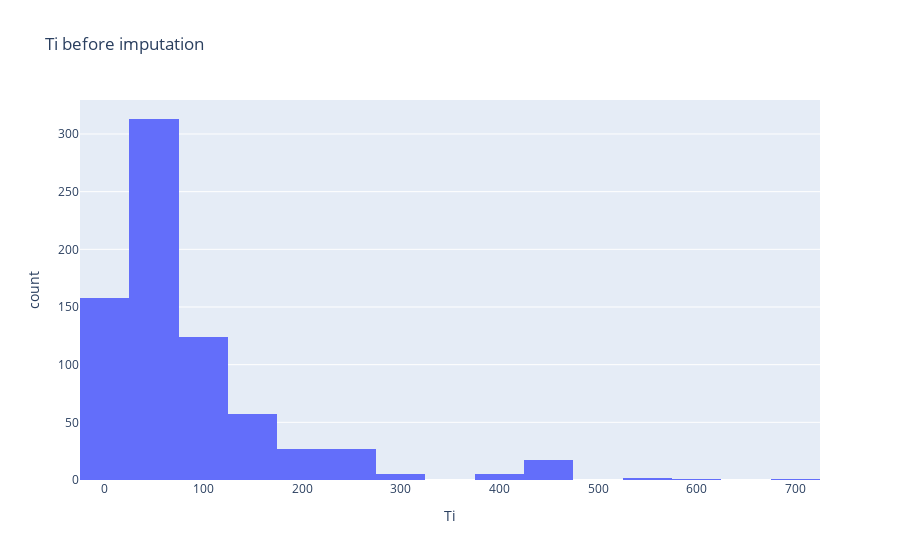
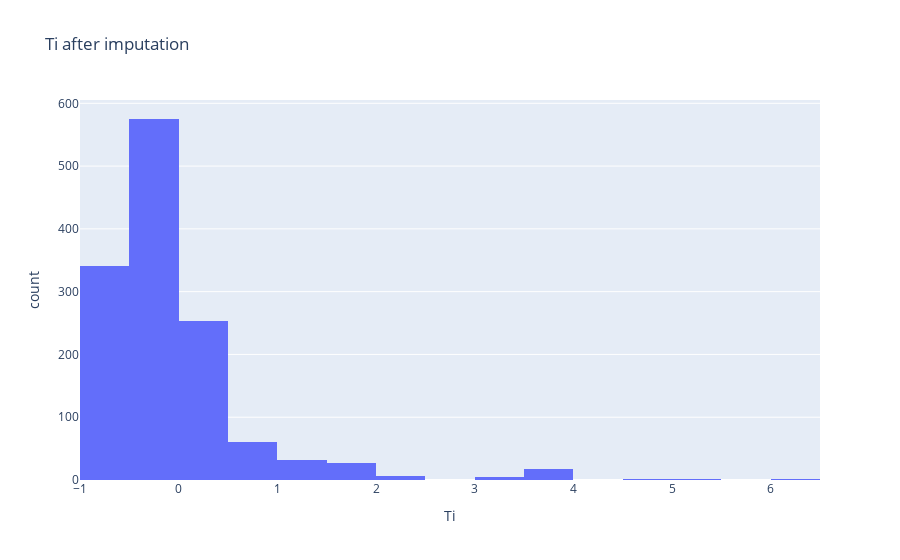

Here is the notebook cell these charts were saved with, in order:
### Code cell
#uts before imputation :
from sklearn.impute import KNNImputer
from sklearn.pipeline import Pipeline
from sklearn.preprocessing import StandardScaler

print("Nombre total de valeurs manquantes avant traitement :", df_train.isna().sum().sum())

px.histogram(df_train, x="Ti", nbins=30, title="Ti before imputation").show()

# Colonnes à exclure du traitement
excluded_cols = ["Charpy_toughness", "Elongation", "UTS"]

# Séparation des colonnes numériques et catégorielles
num_cols = df_train.select_dtypes(include=[np.number]).columns
cat_cols = df_train.select_dtypes(exclude=[np.number]).columns

# Colonnes numériques sur lesquelles appliquer le KNNImputer
num_cols_to_impute = [col for col in num_cols if col not in excluded_cols]

# Création du pipeline
pipeline = Pipeline([
    ('scaler', StandardScaler()),
    ('imputer', KNNImputer(n_neighbors=5))
])

# Application du pipeline uniquement sur les colonnes sélectionnées
df_train[num_cols_to_impute] = pipeline.fit_transform(df_train[num_cols_to_impute])

# Remplissage des valeurs manquantes pour les variables catégorielles
for col in cat_cols:
    df_train[col] = df_train[col].fillna(df_train[col].mode()[0])

print(cat_cols)
print(df_train.info())
# Vérification finale du nombre de valeurs manquantes restantes
print("Nombre total de valeurs manquantes après traitement :", df_train.isna().sum().sum())
px.histogram(df_train, x="Ti", nbins=30, title="Ti after imputation").show()

### Figure 1 — Plotly figure (JSON) as saved in the notebook; plotly's stock layout.template omitted (floating-point values rounded to 4 significant figures; data arrays with more than 128 entries replaced by an {"elided": "..."} marker saying what was removed)
{"data": [{"bingroup": "x", "hovertemplate": "Ti=%{x}<br>count=%{y}<extra></extra>", "legendgroup": "", "marker": {"color": "#636efa", "pattern": {"shape": ""}}, "name": "", "nbinsx": 30, "orientation": "v", "showlegend": false, "type": "histogram", "x": {"elided": "1321 float values"}, "xaxis": "x", "yaxis": "y"}], "layout": {"barmode": "relative", "legend": {"tracegroupgap": 0}, "title": {"text": "Ti before imputation"}, "xaxis": {"anchor": "y", "domain": [0, 1], "title": {"text": "Ti"}}, "yaxis": {"anchor": "x", "domain": [0, 1], "title": {"text": "count"}}}}

### Figure 2 — Plotly figure (JSON) as saved in the notebook; plotly's stock layout.template omitted (floating-point values rounded to 4 significant figures; data arrays with more than 128 entries replaced by an {"elided": "..."} marker saying what was removed)
{"data": [{"bingroup": "x", "hovertemplate": "Ti=%{x}<br>count=%{y}<extra></extra>", "legendgroup": "", "marker": {"color": "#636efa", "pattern": {"shape": ""}}, "name": "", "nbinsx": 30, "orientation": "v", "showlegend": false, "type": "histogram", "x": {"elided": "1321 float values"}, "xaxis": "x", "yaxis": "y"}], "layout": {"barmode": "relative", "legend": {"tracegroupgap": 0}, "title": {"text": "Ti after imputation"}, "xaxis": {"anchor": "y", "domain": [0, 1], "title": {"text": "Ti"}}, "yaxis": {"anchor": "x", "domain": [0, 1], "title": {"text": "count"}}}}
